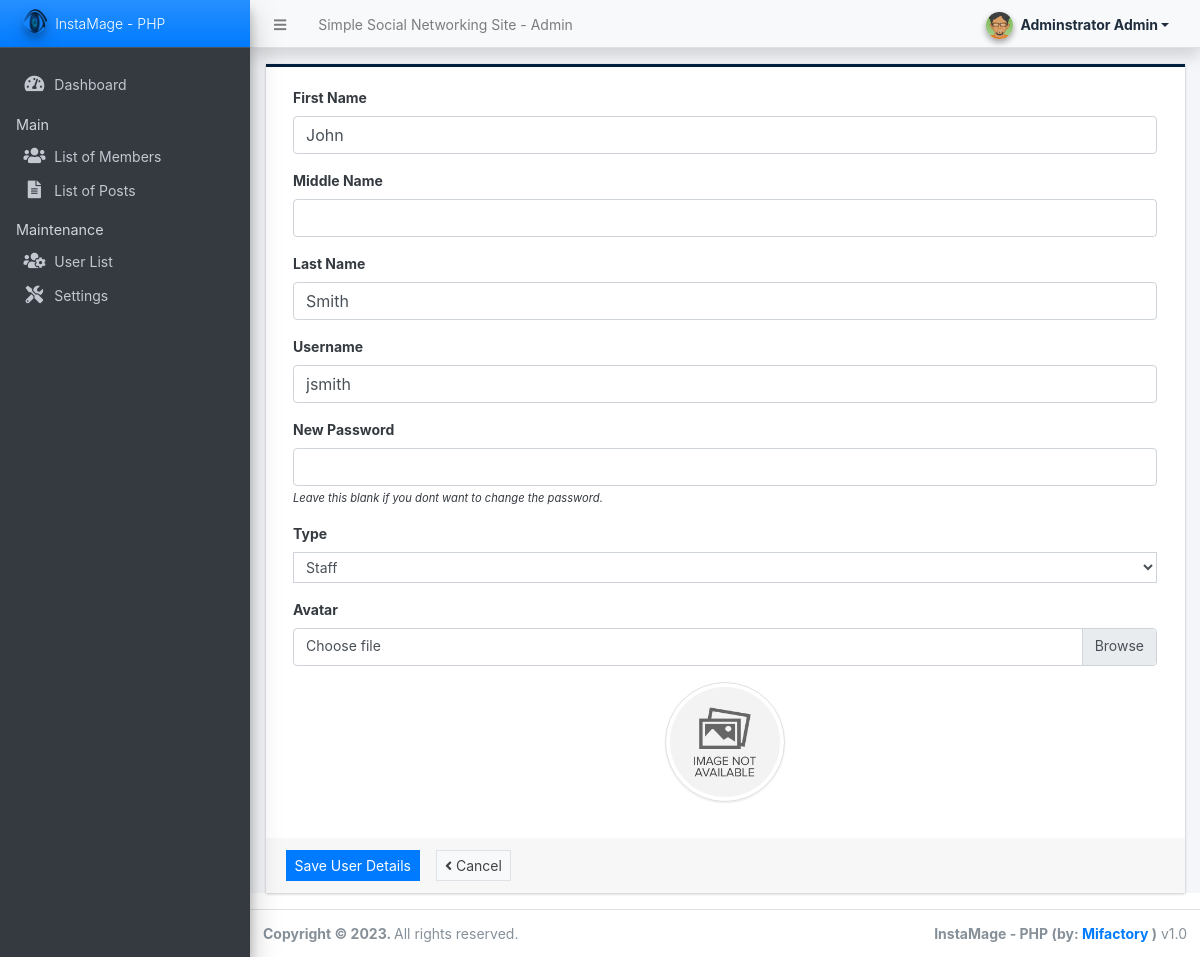
/admin/?page=user/manage_user&id=3 (signed in), run on the app's committed database.
### tables this page shows
CREATE TABLE `users` (
  `id` int(50) NOT NULL,
  `firstname` varchar(250) NOT NULL,
  `middlename` text DEFAULT NULL,
  `lastname` varchar(250) NOT NULL,
  `username` text NOT NULL,
  `password` text NOT NULL,
  `avatar` text DEFAULT NULL,
  `last_login` datetime DEFAULT NULL,
  `type` tinyint(1) NOT NULL DEFAULT 0,
  `date_added` datetime NOT NULL DEFAULT current_timestamp(),
  `date_updated` datetime DEFAULT current_timestamp() ON UPDATE current_timestamp()
);

### config.php (called while the page is built, shortened)
<?php
function validate_image($file){
	if(!empty($file)){
        $ex = explode("?",$file);
        $file = $ex[0];
        $ts = isset($ex[1]) ? "?".$ex[1] : '';
		if(is_file(base_app.$file)){
			return base_url.$file.$ts;
		}else{
			return base_url.'dist/img/no-image-available.png';
		}
	}else{
		return base_url.'dist/img/no-image-available.png';
	}
}
?>

### admin/user/manage_user.php (the view, shortened to what this page needs)
<?php
if(isset($_GET['id'])){
    $user = $conn->query("SELECT * FROM users where id ='{$_GET['id']}' ");
    foreach($user->fetch_array() as $k =>$v){
        $meta[$k] = $v;
    }
}
?>
<div class="card card-outline rounded-0 card-navy">
	<div class="card-body">
		<div class="container-fluid">
			<form action="" id="manage-user">
				<div class="form-group">
					<label for="name">First Name</label>
					<input type="text" name="firstname" id="firstname" class="form-control" value="<?php echo isset($meta['firstname']) ? $meta['firstname']: '' ?>" required>
				</div>
				<div class="form-group">
					<label for="name">Middle Name</label>
					<input type="text" name="middlename" id="middlename" class="form-control" value="<?php echo isset($meta['middlename']) ? $meta['middlename']: '' ?>">
				</div>
				<div class="form-group">
					<label for="name">Last Name</label>
					<input type="text" name="lastname" id="lastname" class="form-control" value="<?php echo isset($meta['lastname']) ? $meta['lastname']: '' ?>" required>
				</div>
				<div class="form-group">
					<label for="username">Username</label>
					<input type="text" name="username" id="username" class="form-control" value="<?php echo isset($meta['username']) ? $meta['username']: '' ?>" required  autocomplete="off">
				</div>
				<div class="form-group">
					<label for="password"><?= isset($meta['id']) ? "New" : "" ?> Password</label>
					<input type="password" name="password" id="password" class="form-control" value="" autocomplete="off">
                    <?php if(isset($meta['id'])): ?>
					<small><i>Leave this blank if you dont want to change the password.</i></small>
                    <?php endif; ?>
				</div>
                <div class="form-group">
                    <label for="type" class="control-label">Type</label>
                    <select name="type" id="type" class="form-control form-control-sm rounded-0" required>
                    <option value="2" <?php echo isset($meta['type']) && $meta['type'] == 2 ? 'selected' : '' ?>>Staff</option>
                    </select>
                </div>
				<div class="form-group">
					<label for="" class="control-label">Avatar</label>
					<div class="custom-file">
		              <label class="custom-file-label" for="customFile">Choose file</label>
		            </div>
				</div>
				<div class="form-group d-flex justify-content-center">
					<img src="<?php echo validate_image(isset($meta['avatar']) ? $meta['avatar'] :'') ?>" alt="" id="cimg" class="img-fluid img-thumbnail">
				</div>
			</form>
		</div>
	</div>
	<div class="card-footer">
			<div class="col-md-12">
				<div class="row">
					<button class="btn btn-sm btn-primary rounded-0 mr-3" form="manage-user">Save User Details</button>
					<a href="./?page=user/list" class="btn btn-sm btn-default border rounded-0" form="manage-user"><i class="fa fa-angle-left"></i> Cancel</a>
				</div>
			</div>
		</div>
</div>

### admin/user/manage_user.php (style rules this page uses)
img#cimg { height: 15vh; width: 15vh; object-fit: cover; border-radius: 100% 100%; }

### data on the page
users: firstname "John", lastname "Smith", username "jsmith", type "Staff"

### other printed values
$_settings->info('name') "Simple Social Networking Site"
$_settings->userdata('firstname').' '.$_settings->userdata('lastname') "Adminstrator Admin"
$_settings->info('short_name') "InstaMage - PHP"
